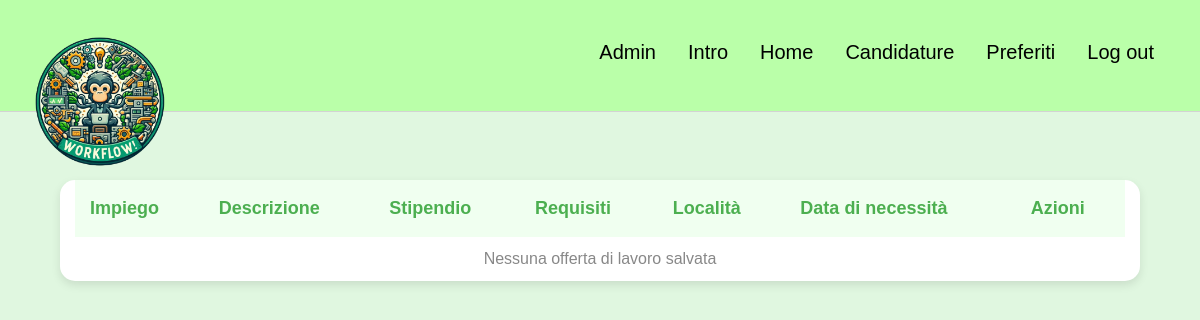
The page /preferiti/ (signed in) on the database as committed earlier.
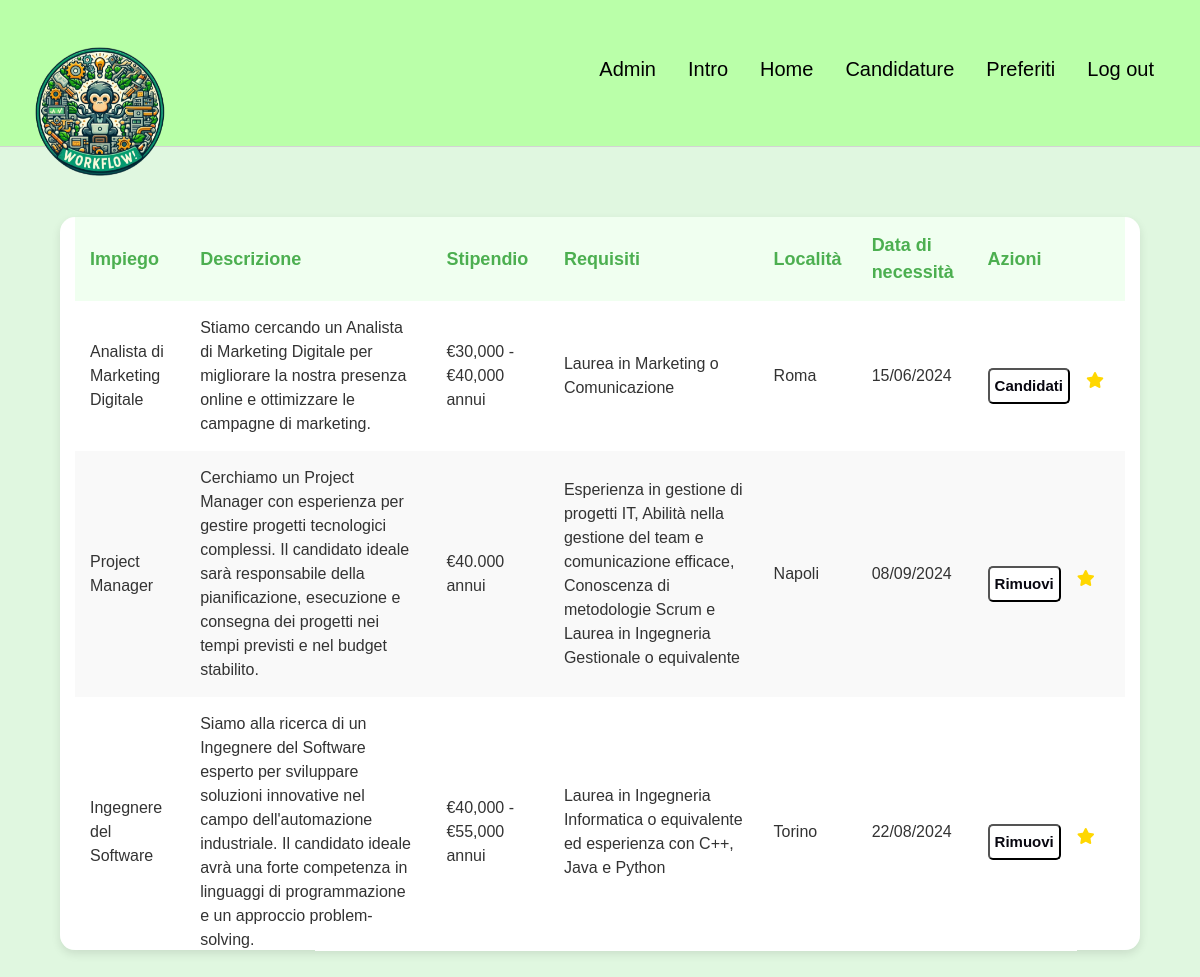
The same page on the database as committed later.
### myapp/models.py (models this page shows)
class Preferiti(models.Model):
    id = models.AutoField(primary_key=True)
    id_candidato = models.ForeignKey(Utente, on_delete=models.CASCADE, related_name='candidato_preferiti', null=True)
    id_offerta = models.ForeignKey(Offerta, on_delete=models.CASCADE, null=True, related_name='offerta_preferiti')

class Offerta(models.Model):
    id = models.AutoField(primary_key=True)
    id_datore = models.ForeignKey(Utente, on_delete=models.CASCADE , related_name='datore_offerta', null=True)
    impiego = models.CharField(max_length=40 , null=True)
    stipendio = models.CharField(max_length=40 , null=True)
    descrizione = models.CharField(max_length=500 , null=True)
    data = models.DateTimeField(null=True)
    requisiti = models.CharField(max_length=500 , null=True)
    luogo = models.CharField(max_length=150 , null=True)

### myapp/views.py (the view)
# urls.py: path('preferiti/', views.preferiti, name='preferiti'),
def preferiti(request):
    if request.session.get('username'):
        username = request.session['username']
        user = User.objects.get(username=username)
        utente = Utente.objects.get(user=user)
        if utente.tipo=='candidato':
            favs = Preferiti.objects.filter(id_candidato=utente)
            candidature = Candidatura.objects.filter(id_candidato=utente)
            id_cands = []
            for cand in candidature:
                for fav in favs:
                    if fav.id_offerta.id == cand.id_offerta.id:
                        id_cands.append(cand.id_offerta.id)
            return render(request, 'myapp/preferiti.html',  {'tipo':utente.tipo, 'offerte': favs, 'candidature':candidature,'favs':favs, 'id_cands': id_cands})
    else:
        return redirect("login")

### myapp/templates/myapp/preferiti.html (shortened to what this page needs)
{% extends "base.html" %}
{% block navcontent %}
    {% if tipo == 'datore' %}
        <button id="">
            <a class="a" href="/addOfferta">Aggiungi offerta</a>
        </button>
    {% elif tipo == 'candidato' %}
        <button id="">
            <a class="a" href="/preferiti">Preferiti</a>
        </button>
    {% endif %}
{% endblock %}
{% block content %}
    <div class="container">
        <table class="job-list">
            <thead>
                <tr>
                    <th>Impiego</th>
                    <th>Descrizione</th>
                    <th>Stipendio</th>
                    <th>Requisiti</th>
                    <th>Località</th>
                    <th>Data di necessità</th>
                    <th>Azioni</th>
                </tr>
            </thead>
            <tbody>
                {% for offerta in offerte %}
                <tr>
                    <td>{{ offerta.id_offerta.impiego }}</td>
                    <td>{{ offerta.id_offerta.descrizione }}</td>
                    <td>{{ offerta.id_offerta.stipendio }}</td>
                    <td>{{ offerta.id_offerta.requisiti }}</td>
                    <td>{{ offerta.id_offerta.luogo }}</td>
                    <td>{{ offerta.id_offerta.data|date:"d/m/Y" }}</td>
                    {% if tipo == 'candidato' %}
                    <td>
                        <div class="actions">
                            <form action="{% url 'candidati_2' offerta.id_offerta.id %}" method="post" class="action-form">
                                {% if offerta.id_offerta.id in id_cands %}
                                    <button type="submit" class="del">Rimuovi</button>
                                {% else %}
                                    <button type="submit" class="candidati">Candidati</button>
                                {% endif %}
                            </form>
                            <form action="{% url 'favourite_2' offerta.id_offerta.id%}" class="action-form">
                                <button type="submit" class="star-button">
                                    <i class="fa fa-star star-icon clicked"></i>
                                </button>
                            </form>
                        </div>
                    </td>
                    {% endif %}
                </tr>
                {% endfor %}
            </tbody>
        </table>
        {% if not offerte %}
            <div class="no-jobs">Nessuna offerta di lavoro salvata</div>
        {% endif %}
    </div>
{% endblock %}

Rows that differ between the two databases and show on the page:
added Preferiti: id_offerta.impiego "Analista di Marketing Digitale", id_offerta.descrizione "Stiamo cercando un Analista di Marketing Digitale per migliorare la nostra presenza online e ottimizzare le campagne di marketing.", id_offerta.stipendio "€30,000 - €40,000 annui", id_offerta.requisiti "Laurea in Marketing o Comunicazione", id_offerta.luogo "Roma", id_offerta.data "15/06/2024", shows "Candidati"
added Preferiti: id_offerta.impiego "Project Manager", id_offerta.descrizione "Cerchiamo un Project Manager con esperienza per gestire progetti tecnologici complessi. Il candidato ideale sarà responsabile della pianificazione, esecuzione e consegna dei progetti nei tempi previsti e nel budget stabilito.", id_offerta.stipendio "€40.000 annui", id_offerta.requisiti "Esperienza in gestione di progetti IT, Abilità nella gestione del team e comunicazione efficace, Conoscenza di metodologie Scrum e Laurea in Ingegneria Gestionale o equivalente", id_offerta.luogo "Napoli", id_offerta.data "08/09/2024", shows "Rimuovi"
added Preferiti: id_offerta.impiego "Ingegnere del Software", id_offerta.descrizione "Siamo alla ricerca di un Ingegnere del Software esperto per sviluppare soluzioni innovative nel campo dell'automazione industriale. Il candidato ideale avrà una forte competenza in linguaggi di programmazione e un approccio problem-solving.", id_offerta.stipendio "€40,000 - €55,000 annui", id_offerta.requisiti "Laurea in Ingegneria Informatica o equivalente ed esperienza con C++, Java e Python", id_offerta.luogo "Torino", id_offerta.data "22/08/2024", shows "Rimuovi"
Other text that changed with them:
text no longer shown: "Nessuna offerta di lavoro salvata"
